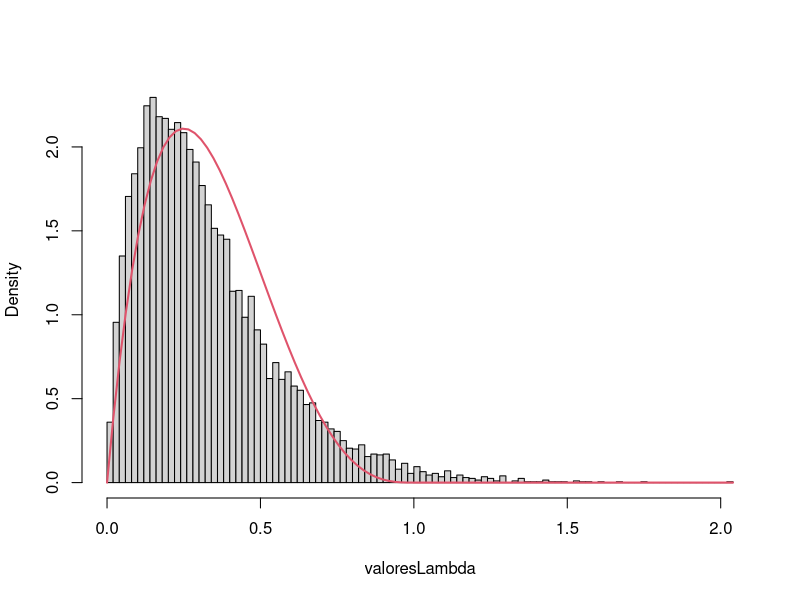
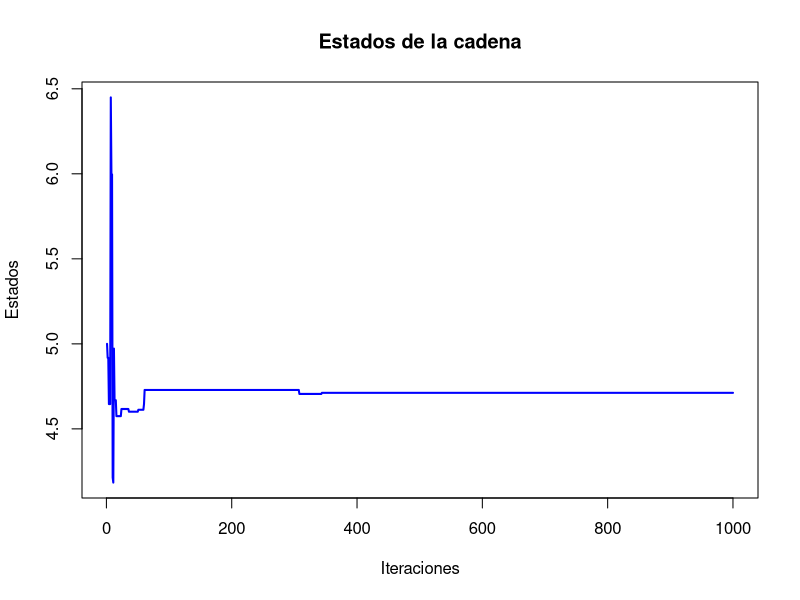
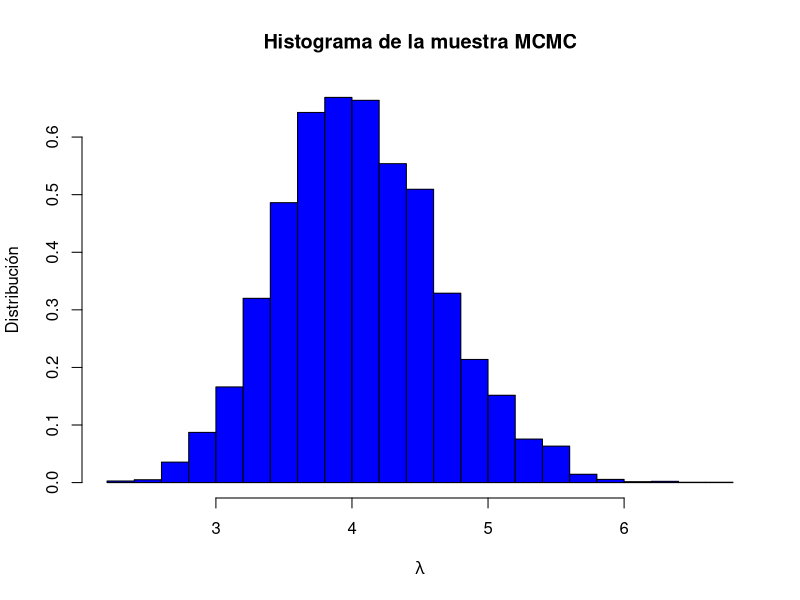
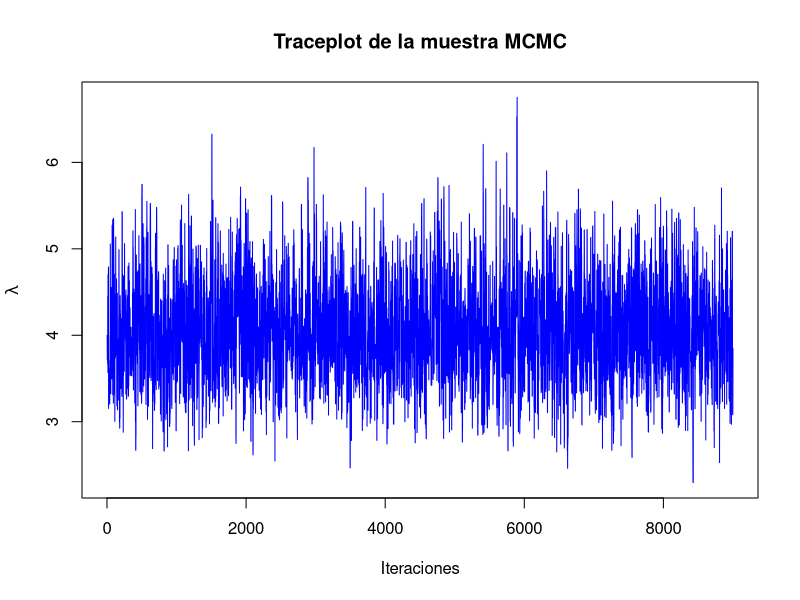
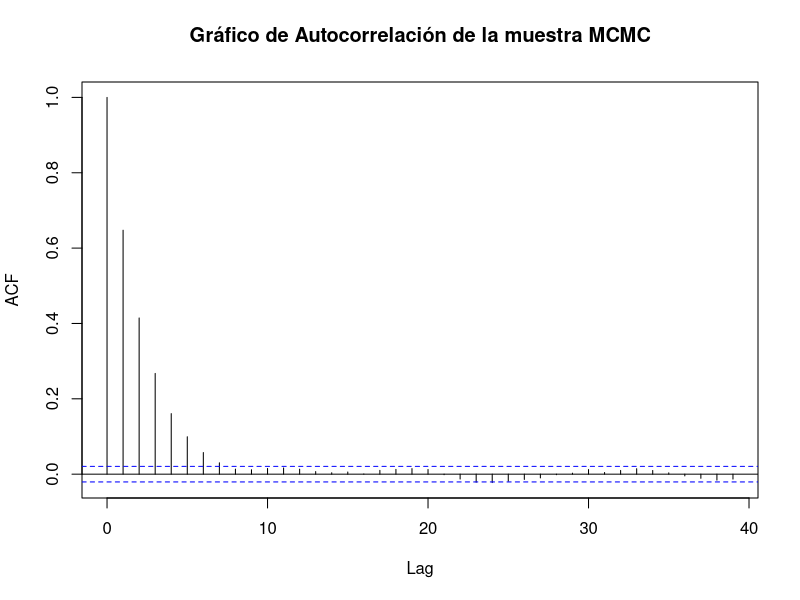
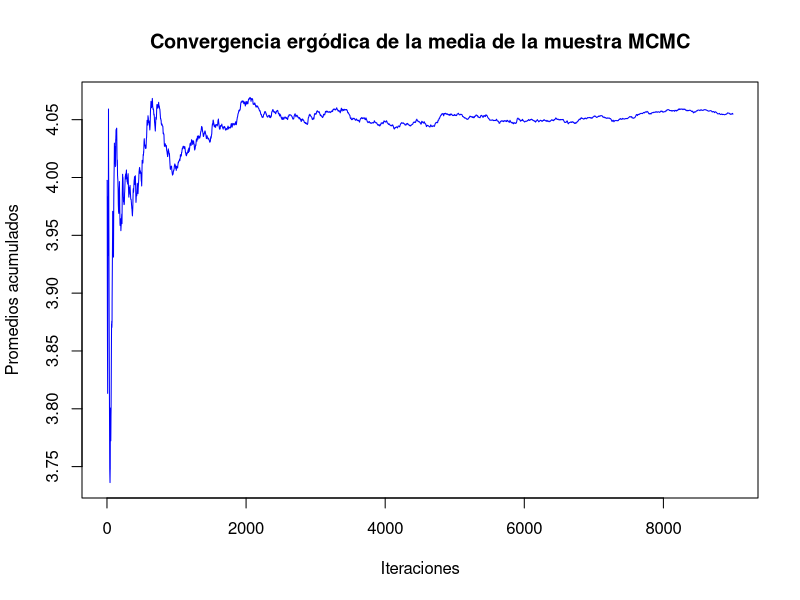

Generate these figures, in order, with R:
## ---- chunk 1
#set.seed(2024)
## ---- chunk 2
f <- function(x) {
  exp(-x^2) / (1 + x^2)
}
## ---- chunk 3
set.seed(875)
# Método de Montecarlo para aproximar la integral
montecarlo_integration <- function(N) {
  # Generamos N muestras aleatorias entre 0 y 1
  x <- runif(N, 0, 1)
  
  # Evaluamos la función en los puntos muestreados
  fx <- f(x)
  
  # Estimar la integral como el promedio de f(x)
  integral_estimate <- mean(fx)

  return(integral_estimate)
}

N <- 100000  # número de muestras

montecarlo_result <- montecarlo_integration(N)

cat("Aproximación de la integral por Montecarlo:", montecarlo_result, "\n")

## ---- chunk 4
integral_exacta <- integrate(f, 0, 1)
cat("Aproximación de la integral por Integrate:", integral_exacta$value, "\n")
cat("El error absoluto de Integrate:", integral_exacta$abs.error, "\n")
## ---- chunk 5
abs(montecarlo_result - integral_exacta$value)
## ---- chunk 6
f_L <- function(L) {
  return(exp(-L)) 
}
## ---- chunk 7
g_L <- function(L) {
  return(dnorm(L, mean = 3, sd = 2))
}
## ---- chunk 8
# Establecemos la semilla
set.seed(54321)

n <- 10^4  # número de muestras
L_samples <- numeric(0)  # Inicializamos el vector de muestras

# Rechazamos valores negativos
while (length(L_samples) < n) {
  samples <- rnorm(n, mean = 3, sd = 2)  # Generamos n muestras de N(3, 2^2)
  L_samples <- c(L_samples, samples[samples > 0])  
  # Solo conservamos las positivas por la restricción
  L_samples <- L_samples[1:n]  # Aseguramos que solo tengamos n muestras
}

pesos <- f_L(L_samples) / g_L(L_samples)
# Filtrar valores infinitos o NA en los pesos de importancia
pesos_validos <- is.finite(pesos) & !is.na(pesos)
L_samples <- L_samples[pesos_validos]
pesos <- pesos[pesos_validos]

# Calcular la pérdida esperada
perdidas_esperadas <- mean(L_samples * pesos)

cat("La estimación del valor esperado de la pérdida usando muestreo por importancia es:", 
    perdidas_esperadas, "\n")

## ---- chunk 9
tiempos <- c(2.72, 1.93, 1.76, 0.49, 6.12, 0.43, 4.01, 1.71, 2.01, 5.96)

# Definición de las funciones de densidad
objetivo <- function(lambda, x) {
  lambda * exp(-lambda * x)
}

previa <- function(lambda) {
  dgamma(lambda, shape = 2, rate = 1)
}
## ---- chunk 10
n <- 10000
valoresLambda <- numeric(n)

for (i in 1:n) {
  repeat {
    # Generar candidato de la distribución prior
    lambda <- rgamma(1, shape = 2, rate = 1)
    
    # Generar variable uniforme
    u <- runif(1)
    
    # Verificar aceptación
    if (u < min(objetivo(lambda, tiempos) / previa(lambda))) {
      valoresLambda[i] <- lambda
      break
    }
  }
}
## ---- chunk 11
ngen <- n  
cat("Número de generaciones = ", ngen, "\n")
cat("Número medio de aceptados = ", ngen / 10^4, "\n")
cat("Proporción de rechazos = ", 1 - 10^4 / ngen, "\n")

lambda_est <- 1 / mean(tiempos)

hist(valoresLambda, breaks = "FD", freq = FALSE, main = "")
curve(dbeta(x, 2, 4), col = 2, lwd = 2, add = TRUE)
## ---- chunk 12
cred_interval <- quantile(valoresLambda, probs = c(0.005, 0.995))
cat("Intervalo de credibilidad al 99%: [", cred_interval[1], ", ", cred_interval[2], "]\n")
## ---- chunk 13
lambda_hip <- 0.5
if(lambda_hip >= cred_interval[1] && lambda_hip <= cred_interval[2]) {
  cat("No se rechaza la hipótesis lambda = 0.5, está dentro del intervalo de credibilidad.\n")
} else {
  cat("Se rechaza la hipótesis lambda = 0.5, está fuera del intervalo de credibilidad.\n")
}
## ---- chunk 14
f <- function(x) {
  return(exp(sin(10 * x) / (10 * cos(x))))
}
## ---- chunk 15
resim <- function(f, alpha = 0.5, s0 = 5, niter = 1000, mini = 0, maxi = 10) {
  s_n <- s0
  estados <- rep(0, niter)
  iter_count <- 0
  for (k in 1:niter) {
    estados[k] <- s_n
    T <- (1 - alpha)^k  # Enfriamiento
    s_new <- rnorm(1, s_n, 1)
    
    # Asegurarse de que la nueva solución esté dentro de los límites
    if (s_new < mini) { s_new <- mini }
    if (s_new > maxi) { s_new <- maxi }
    
    dif <- f(s_new) - f(s_n)
    if (dif < 0) {
      s_n <- s_new
    } else {
      random <- runif(1, 0, 1)
      if (random < exp(-dif / T)) {
        s_n <- s_new
      }
    }
    iter_count <- iter_count + 1
  }
  return(list(r = s_n, e = estados))
}
## ---- chunk 16
Resultado <- resim(f, 0.1, 5, 1000, 0, 10)
## ---- chunk 17
Resultado$r  # Minimo global
plot(Resultado$e, type = "l", col = "blue", lwd = 2, 
     ylab = "Estados", xlab = "Iteraciones", main = "Estados de la cadena")
## ---- chunk 18
set.seed(77)
# Muestra
data <- c(4, 2, 5, 6, 3, 4, 7, 5, 6, 4)
#Numero de iteraciones
n<-10000
#Periodo quemado
L<-1000
#Lambda artibtrario de inicio
lambda_inicio<-runif(1,0,10)

# Función de verosimilitud de Poisson
poisson <- function(lambda, data) {
  prod(dpois(data, lambda))
}

# Función de distribución gamma a priori
gamma_prior <- function(lambda, alpha , beta ) {
  dgamma(lambda, shape = alpha, rate = beta)
}

# Algoritmo de Metropolis-Hastings
metropolis_hastings <- function(data, N = n, lambda_inicial = lambda_inicio, 
                                alpha = 3, beta = 2) {
  
  
  Intentos_lambda <- numeric(N)
  Intentos_lambda[1] <- lambda_inicial
  lambda_actual <- lambda_inicial
  Saltos <- 0
  
  for (i in 2:N) {
    propuesta <- rnorm(1, mean = lambda_actual, sd = 1)  # Propuesta
    
    if (propuesta > 0) {  # Para evitar valores negativos de lambda, pues es una poisson 
      
      #Usando el factor de bayes, la propuesta/la actual
      Aceptacion <- (poisson(propuesta, data) * gamma_prior(propuesta, alpha, beta)) /
                          (poisson(lambda_actual, data) * gamma_prior(lambda_actual, 
                                                                      alpha, beta))
      
      #Criterio de Aceptacion o Rechazo
      if (runif(1) < Aceptacion) {
        lambda_actual <- propuesta
        Saltos <- Saltos + 1
      }
    }
    Intentos_lambda[i] <- lambda_actual
  }
  return(list(Intentos_lambda = Intentos_lambda[(L+1):N], Saltos = Saltos))
}

# Ejecutar el algoritmo con n = 10000
Muestras_MCMC <- metropolis_hastings(data)$Intentos_lambda
## ---- chunk 19
hist(Muestras_MCMC, breaks = 30, prob = TRUE, main = "Histograma de la muestra MCMC",
     xlab = expression(lambda),ylab = "Distribución", col = "blue")
## ---- chunk 20
plot(Muestras_MCMC, type = "l", main = "Traceplot de la muestra MCMC",
     xlab = "Iteraciones", ylab = expression(lambda), col = "blue")
## ---- chunk 21
acf(Muestras_MCMC, main = "Gráfico de Autocorrelación de la muestra MCMC")
## ---- chunk 22
#Normalmente es la suma acumulada/(Iteracion-periodo_quemado)

mean_muestras <- cumsum(Muestras_MCMC) / seq_along(Muestras_MCMC)
plot(mean_muestras, type = "l", main = "Convergencia ergódica de la media de la muestra MCMC",
     xlab = "Iteraciones", ylab = "Promedios acumulados", col = "blue")
## ---- chunk 23
mean_lambda <- mean(Muestras_MCMC)
cat("Estimación de lambda:", mean_lambda, "\n")

cat("Tasa de aceptación \n","NumeroSaltos/TotalIteraciones:" , 
    (metropolis_hastings(data)$Saltos)/(n-L) ,"\n")
